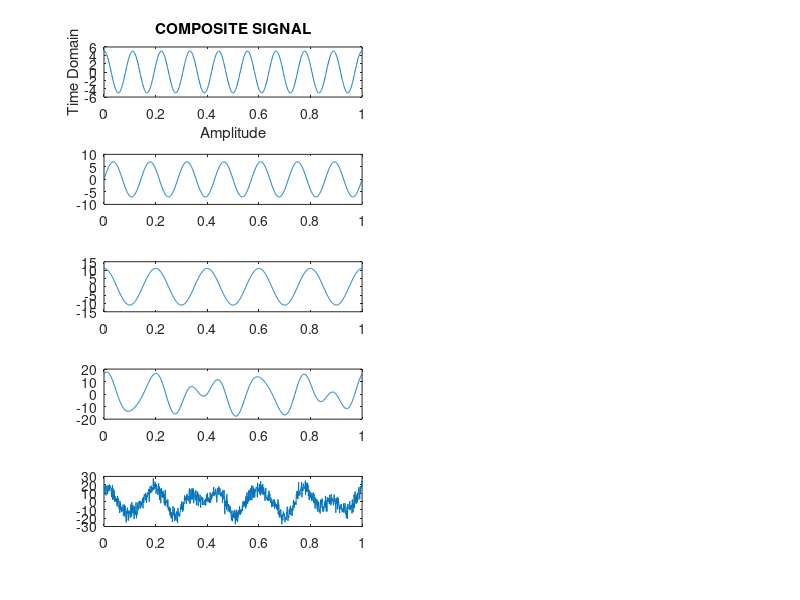

MATLAB code for this plot: (Note: this script raises an error after producing the figure.)
%23-51854-2
%AB-CDEFG-H
close all;
a1 = 5;
a2 = 7;
a3 = 11;

f1 = 9;
f2 = 7;
f3 = 5;

fs = 1000;
t = 0 : 1/fs : 1;

x1 = a1.*cos(2*pi*f1*t);
x2 = a2.*sin(2*pi*f2*t);
x3 = a3.*cos(2*pi*f3*t);

x = x1 +  x2 + x3;
n = 5.*randn(size(x));

nx = x + n;

%x1
subplot(5,2,1);
plot(t,x1);
title('COMPOSITE SIGNAL');
xlabel('Amplitude');
ylabel('Time Domain');

%x2
subplot(5,2,3);
plot(t,x2);


%x3
subplot(5,2,5);
plot(t,x3);


%x
subplot(5,2,7);
plot(t,x);


%nx
subplot(5,2,9);
plot(t,nx);



bw = obw(x,fs);

%f = linspace(-1,1,fs).*(fs/2);
N = length(x);                 % correct number of samples
f = linspace(-fs/2, fs/2, N);


fx1 = fft(x1);
fx1 = fftshift((fx1)/(fs/2));
%subplot(5,2,2);
%plot(f,abs(fx1));
%axis = ([-50 50 0 5]);


fx2 = fft(x2);
fx2 = fftshift((fx2)/(fs/2));
%subplot(5,2,4);
%plot(f,abs(fx2));

fx3 = fft(x3);
fx3 = fftshift((fx3)/(fs/2));
%subplot(5,2,6);
%plot(f,abs(fx3));

fx = fft(x);
fx = fftshift((fx)/(fs/2));
%subplot(5,2,8);
%plot(f,abs(fx));

fnx = fft(nx);
fnx = fftshift((fnx)/(fs/2));
%subplot(5,2,10);
%plot(f,abs(fnx));

subplot(5,2,2);
plot(f,abs(fx1));
title('FFT of x1');
xlim([-20 20]);
ylim([0 6]);

subplot(5,2,4);
plot(f,abs(fx2));
title('FFT of x2');
xlim([-20 20]);
ylim([0 8]);

subplot(5,2,6);
plot(f,abs(fx3));
title('FFT of x3');
xlim([-20 20]);
ylim([0 13]);

subplot(5,2,8);
plot(f,abs(fx));
title('FFT of Composite');
xlim([-20 20]);
ylim([0 13]);

subplot(5,2,10);
plot(f,abs(fnx));
title('FFT of Noisy Signal');
xlim([-20 20]);
ylim([0 13]);

